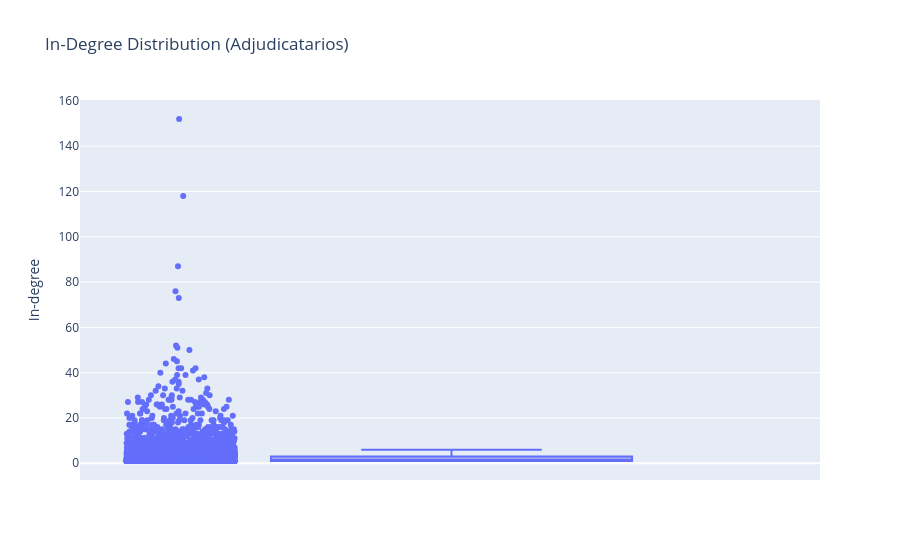

This figure's notebook cell:
### Code cell
import plotly.express as px

adj_in_degrees = [
    G_cpv.in_degree(n)
    for n, d in G_cpv.nodes(data=True)
    if d["node_type"] == "adjudicatario"
]

fig = px.box(
    y=adj_in_degrees,
    points="all",  # shows individual nodes as dots
    title="In-Degree Distribution (Adjudicatarios)",
    labels={"y": "In-degree"}
)

fig.show()

### Figure 1 — Plotly figure (JSON) as saved in the notebook; plotly's stock layout.template omitted (floating-point values rounded to 4 significant figures; data arrays with more than 128 entries replaced by an {"elided": "..."} marker saying what was removed)
{"data": [{"alignmentgroup": "True", "boxpoints": "all", "hovertemplate": "In-degree=%{y}<extra></extra>", "legendgroup": "", "marker": {"color": "#636efa"}, "name": "", "notched": false, "offsetgroup": "", "orientation": "v", "showlegend": false, "type": "box", "x0": " ", "xaxis": "x", "y": {"elided": "5338 int values"}, "y0": " ", "yaxis": "y"}], "layout": {"boxmode": "group", "legend": {"tracegroupgap": 0}, "title": {"text": "In-Degree Distribution (Adjudicatarios)"}, "xaxis": {"anchor": "y", "domain": [0, 1]}, "yaxis": {"anchor": "x", "domain": [0, 1], "title": {"text": "In-degree"}}}}
